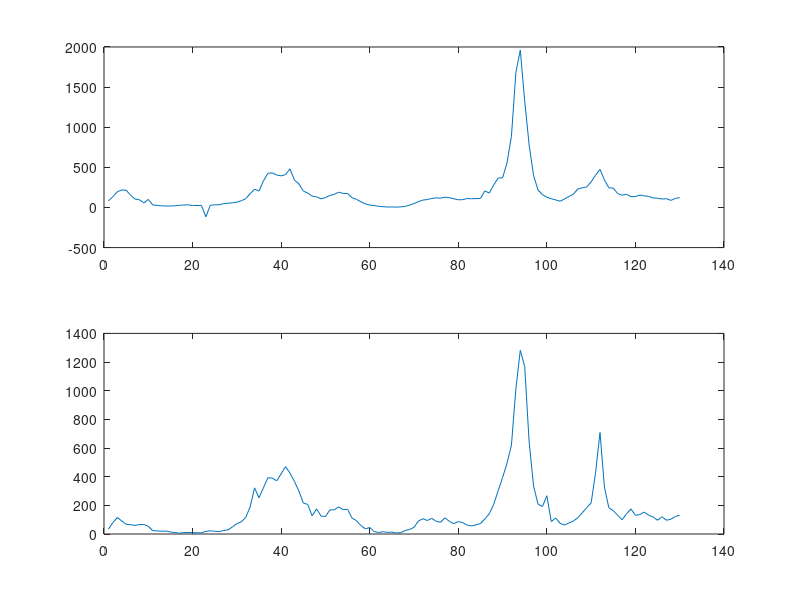

Write MATLAB code to recreate this figure. (Note: this script raises an error after producing the figure.)
load('COVIDbyCounty.mat')

figure
subplot(2,1,1)
plot(CNTY_COVID(1,:))
subplot(2,1,2)
plot(CNTY_COVID(15,:))

all_diffs = zeros(225,130); %change to 225 (225 are the counties)
place = 1;
OneThirty_place = 1;
second_place = 1;
i = 1;

for b = CNTY_COVID(place,:)
    OneThirty_place = 1;
    for a = CNTY_COVID(place,:)
      if OneThirty_place <= 130
        second_place = place + 1;
        values_sub1 = CNTY_COVID(place,OneThirty_place);
        values_sub2 = CNTY_COVID(second_place,OneThirty_place);
        diff = (values_sub1 - values_sub2);
        all_diffs(place,:) = diff;
        place = place + 1;
        OneThirty_place = OneThirty_place + 1;
      end
    end
end

temp = CNTY_COVID.';
temp1 = corr(temp);
plot(temp1);
max1 = max(temp1);

subplot(1,2,1)
plot(temp1(1,:));
subplot(1,2,2)
plot(temp1(10,:));
temp3 = kmeans(CNTY_COVID,9);
sil1 = silhouette(CNTY_COVID, temp3);

figure
[sil1, H] = silhouette(CNTY_COVID, temp3);

%the counties most similar to each other fall under the same division. k
%means should cluster them according to the right divisions. Up to us to
%make sure they match

%kmeans(all_diffs,9)

